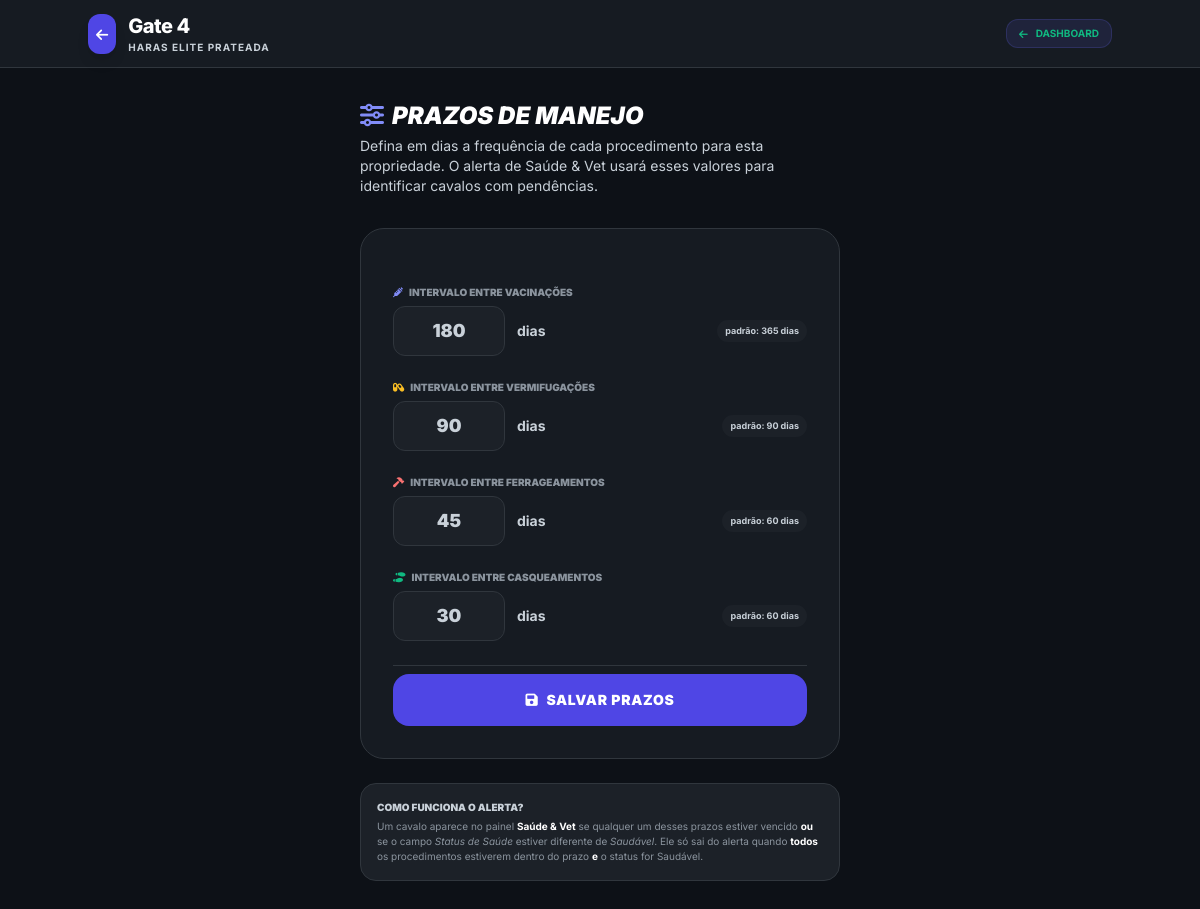
Page /config-prazos-manejo/ (signed in) on the committed database.
### gateagora/models.py (models this page shows, shortened)
class Empresa(models.Model):
    nome = models.CharField(max_length=100)
    logo = models.ImageField(upload_to='logos/', null=True, blank=True)
    cnpj = models.CharField(max_length=18, blank=True, null=True, help_text="CNPJ da Unidade")
    cidade = models.CharField(max_length=100, default="Cidade Exemplo")
    slug = models.SlugField(
        unique=True,
        help_text="Identificador único na URL (ex: haras-santa-fe)"
    )
    class Meta:
        indexes = [models.Index(fields=["slug"])]
        verbose_name = "Empresa 🏢"
        verbose_name_plural = "Empresas 🏢"

class ConfigPrazoManejo(models.Model):
    empresa             = models.OneToOneField(Empresa, on_delete=models.CASCADE, related_name='config_prazo_manejo')
    prazo_vacina        = models.PositiveIntegerField(default=365, help_text="Dias entre vacinações")
    prazo_vermifugo     = models.PositiveIntegerField(default=90,  help_text="Dias entre vermifugações")
    prazo_ferrageamento = models.PositiveIntegerField(default=60,  help_text="Dias entre ferrageamentos")
    prazo_casqueamento  = models.PositiveIntegerField(default=60,  help_text="Dias entre casqueamentos")
    prazo_confirmacao_horas = models.PositiveIntegerField(
        default=24,
        help_text="Horas antes da aula dentro das quais o aluno pode confirmar presença (0 = sem prazo)"
    )
    class Meta:
        verbose_name        = "Configuração de Prazos de Manejo"
        verbose_name_plural = "Configurações de Prazos de Manejo"

### gateagora/views.py (the view, shortened to what this page needs)
# urls.py: path('config-prazos-manejo/', views.config_prazos_manejo, name='config_prazos_manejo'),
@login_required
def config_prazos_manejo(request):
    from .models import ConfigPrazoManejo
    empresa = request.empresa
    if not empresa and not request.user.is_superuser:
        return redirect('/admin/')
    cfg, _ = ConfigPrazoManejo.objects.get_or_create(empresa=request.empresa)
    context = {
        "brand_name": BRAND_NAME,
        "empresa":    empresa,
        "cfg":        cfg,
    }
    return render(request, "gateagora/config_prazos_manejo.html", context)

### gateagora/views.py (called while the page is built)
def theme_context_processor(request):
    return {"current_theme": request.COOKIES.get("gate-theme", "zaino")}

### gateagora/templates/gateagora/config_prazos_manejo.html (shortened to what this page needs)
{% load static %}
<!DOCTYPE html>
<html lang="pt-br">
<head>
  <script src="https://cdn.tailwindcss.com"></script>
  <link rel="stylesheet" href="https://cdnjs.cloudflare.com/ajax/libs/font-awesome/6.0.0/css/all.min.css"/>
  <link rel="stylesheet" href="{% static 'css/themes.css' %}">
</head>
<body>
<nav class="glass sticky top-0 z-50 px-6 py-3">
  <div class="container mx-auto flex justify-between items-center">
    <a href="{% url 'dashboard' %}" class="flex items-center gap-3 group">
      <div class="bg-indigo-600 p-2 rounded-xl shadow-lg group-hover:bg-indigo-700 transition">
        <i class="fa-solid fa-arrow-left text-white text-sm"></i>
      </div>
      <div>
        <h1 class="text-xl font-extrabold tracking-tight" style="color:var(--text-strong)">Gate 4</h1>
        <p class="text-[10px] font-bold uppercase tracking-widest" style="color:var(--text-muted)">{{ empresa.nome }}</p>
      </div>
    </a>
    <a href="{% url 'dashboard' %}"
       class="text-[10px] font-bold uppercase px-3 py-1.5 rounded-xl flex items-center gap-2 transition"
       style="background-color:var(--indigo-soft);color:var(--indigo-text);border:1px solid rgba(99,102,241,0.2);">
      <i class="fa-solid fa-arrow-left"></i> Dashboard
    </a>
  </div>
</nav>
<div class="container mx-auto px-4 py-8 max-w-lg">
  <div class="mb-8">
    <h2 class="text-2xl font-black uppercase italic" style="color:var(--text-strong)">
      <i class="fa-solid fa-sliders mr-2" style="color:var(--indigo-text)"></i>Prazos de Manejo
    </h2>
    <p class="text-sm mt-1" style="color:var(--text-muted)">
      Defina em dias a frequência de cada procedimento para esta propriedade.
      O alerta de Saúde &amp; Vet usará esses valores para identificar cavalos com pendências.
    </p>
  </div>
  <form method="post" class="card p-8 space-y-6">
    {% with campos=forloop %}
    <div>
      <label class="text-[10px] font-black uppercase block mb-1.5" style="color:var(--text-muted)">
        <i class="fa-solid fa-syringe mr-1" style="color:var(--indigo-text)"></i>
        Intervalo entre Vacinações
      </label>
      <div class="flex items-center gap-3">
        <input type="number" name="prazo_vacina" value="{{ cfg.prazo_vacina }}" min="1" max="730" required
          class="w-28 rounded-xl px-3 py-2.5 text-lg font-black text-center"
          style="background-color:var(--card-alt);color:var(--text-main);border:1px solid var(--border);">
        <span class="text-sm font-bold" style="color:var(--text-muted)">dias</span>
        <span class="text-[9px] px-2 py-1 rounded-full font-bold ml-auto"
              style="background-color:var(--card-alt);color:var(--text-muted);">
          padrão: 365 dias
        </span>
      </div>
    </div>
    <div>
      <label class="text-[10px] font-black uppercase block mb-1.5" style="color:var(--text-muted)">
        <i class="fa-solid fa-capsules mr-1" style="color:var(--amber-text)"></i>
        Intervalo entre Vermifugações
      </label>
      <div class="flex items-center gap-3">
        <input type="number" name="prazo_vermifugo" value="{{ cfg.prazo_vermifugo }}" min="1" max="365" required
          class="w-28 rounded-xl px-3 py-2.5 text-lg font-black text-center"
          style="background-color:var(--card-alt);color:var(--text-main);border:1px solid var(--border);">
        <span class="text-sm font-bold" style="color:var(--text-muted)">dias</span>
        <span class="text-[9px] px-2 py-1 rounded-full font-bold ml-auto"
              style="background-color:var(--card-alt);color:var(--text-muted);">
          padrão: 90 dias
        </span>
      </div>
    </div>
    <div>
      <label class="text-[10px] font-black uppercase block mb-1.5" style="color:var(--text-muted)">
        <i class="fa-solid fa-hammer mr-1" style="color:var(--red-text)"></i>
        Intervalo entre Ferrageamentos
      </label>
      <div class="flex items-center gap-3">
        <input type="number" name="prazo_ferrageamento" value="{{ cfg.prazo_ferrageamento }}" min="1" max="180" required
          class="w-28 rounded-xl px-3 py-2.5 text-lg font-black text-center"
          style="background-color:var(--card-alt);color:var(--text-main);border:1px solid var(--border);">
        <span class="text-sm font-bold" style="color:var(--text-muted)">dias</span>
        <span class="text-[9px] px-2 py-1 rounded-full font-bold ml-auto"
              style="background-color:var(--card-alt);color:var(--text-muted);">
          padrão: 60 dias
        </span>
      </div>
    </div>
    <div>
      <label class="text-[10px] font-black uppercase block mb-1.5" style="color:var(--text-muted)">
        <i class="fa-solid fa-shoe-prints mr-1" style="color:var(--emerald-text)"></i>
        Intervalo entre Casqueamentos
      </label>
      <div class="flex items-center gap-3">
        <input type="number" name="prazo_casqueamento" value="{{ cfg.prazo_casqueamento }}" min="1" max="180" required
          class="w-28 rounded-xl px-3 py-2.5 text-lg font-black text-center"
          style="background-color:var(--card-alt);color:var(--text-main);border:1px solid var(--border);">
        <span class="text-sm font-bold" style="color:var(--text-muted)">dias</span>
        <span class="text-[9px] px-2 py-1 rounded-full font-bold ml-auto"
              style="background-color:var(--card-alt);color:var(--text-muted);">
          padrão: 60 dias
        </span>
      </div>
    </div>
    {% endwith %}
    <div class="pt-2" style="border-top:1px solid var(--border)">
      <button type="submit"
        class="w-full py-4 rounded-2xl font-black uppercase text-sm tracking-wider flex items-center justify-center gap-2 transition"
        style="background:#4f46e5;color:#fff;">
        <i class="fa-solid fa-floppy-disk"></i>
        Salvar Prazos
      </button>
    </div>
  </form>
  <div class="mt-6 px-4 py-4 rounded-2xl text-[10px]" style="background-color:var(--card-alt);color:var(--text-muted);border:1px solid var(--border);">
    <p class="font-black uppercase mb-1" style="color:var(--text-main)">Como funciona o alerta?</p>
    Um cavalo aparece no painel <strong>Saúde &amp; Vet</strong> se qualquer um desses prazos estiver vencido
    <strong>ou</strong> se o campo <em>Status de Saúde</em> estiver diferente de <em>Saudável</em>.
    Ele só sai do alerta quando <strong>todos</strong> os procedimentos estiverem dentro do prazo
    <strong>e</strong> o status for Saudável.
  </div>
</div>
</body>
</html>

### static/css/themes.css (style rules this page uses)
:root { --bg-main: #0d1117; --card-bg: #161b22; --card-alt: #1c2128; --text-main: #c9d1d9; --text-muted: #8b949e; --text-strong:#ffffff; --primary: #10b981; --border: #30363d; --alert-bg: rgba(255,255,255,0.03); --emerald-text: #10b981; --indigo-text: #818cf8; --amber-text: #fbbf24; --red-text: #f87171; --emerald-soft: rgba(16,185,129,0.10); --amber-soft: rgba(245,158,11,0.10); --red-soft: rgba(239,68,68,0.10); --indigo-soft: rgba(99,102,241,0.12); --white-soft: rgba(255,255,255,0.05); }
body { background-color: var(--bg-main) !important; color: var(--text-main) !important; transition: background-color 0.4s ease, color 0.4s ease; }
.card, .card-static, .glass, .bg-white, .bg-slate-900, .bg-neutral-900 { background-color: var(--card-bg) !important; border-color: var(--border) !important; color: var(--text-main) !important; }
h1, h2, h3, strong, .text-strong { color: var(--text-strong) !important; }
p, span, td, th, .text-muted { color: var(--text-main) !important; }
a, .text-primary { color: var(--primary) !important; }
nav.glass { background-color: var(--card-bg) !important; border-bottom: 1px solid var(--border) !important; }
* { transition: background-color 0.3s ease, border-color 0.3s ease, color 0.3s ease; }

### gateagora/templates/gateagora/config_prazos_manejo.html (style rules this page uses)
body { font-family: 'Inter', sans-serif; background-color: var(--bg-main); color: var(--text-main); }
.card { background-color: var(--card-bg); border: 1px solid var(--border); border-radius: 1.5rem; }
.glass { background-color: var(--card-bg); border-bottom: 1px solid var(--border); backdrop-filter: blur(10px); }
input[type="number"] { -moz-appearance: textfield; }

### rows in the picture
Empresa: nome "HARAS ELITE PRATEADA"
ConfigPrazoManejo: prazo_vacina "180", prazo_vermifugo "90", prazo_ferrageamento "45", prazo_casqueamento "30"
